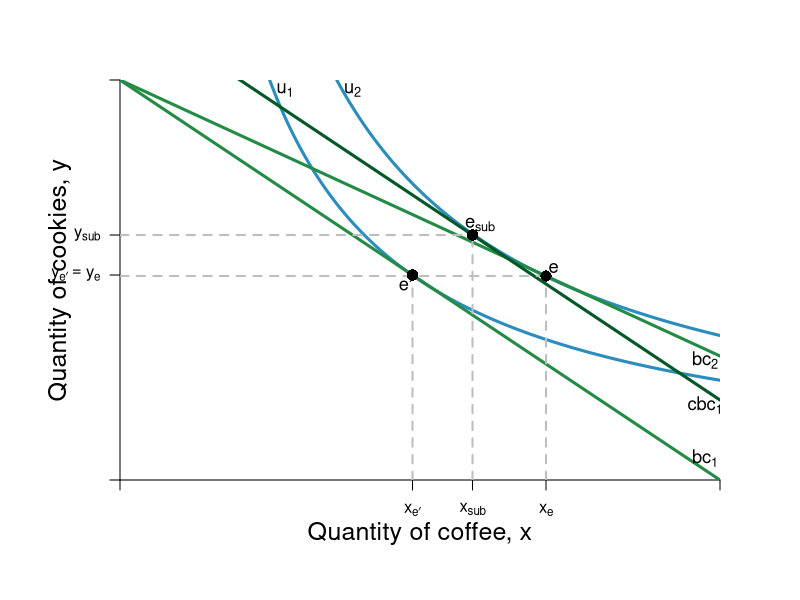

Write the R code that produced this figure.
#Graph Designer: Simon Halliday
#Authors: Bowles, Foley and Halliday
#Title: Coordination, Conflict and Competition: A Text in Microeconomics

library(shape)
require(shape)
pdf(file = "indmarketdemand/decomposition_cd.pdf", width = 10, height = 8)

#Set parameters for graphics
axislabelsize <- 1.5
labelsize <- 1.1
graphlinewidth <- 3
segmentlinewidth <- 2

COL <- c("#7fc97f", "#beaed4", "#fdc086", "#ffff99", "#386cb0", "#f0027f", "#bf5b17", "#666666")
COLA <- c("#e0f3db", "#99d8c9","#66c2a4","#41ae76", "#238b45", "#005824")
COLB <- c("#c6dbef", "#4eb3d3", "#2b8cbe", "#0868ac","#084081")
COLC <- c("#fcfbfd", "#efedf5", "#dadaeb", "#bcbddc", "#9e9ac8", "#807dba", "#6a51a3", "#54278f", "#3f007d")

#Edited the margins to cater for the larger LHS labels
par(mar =  c(6, 6, 4, 4))

#Original budget constraint and pivoted budget constraint

bc1 <- function(x) {
  40 - .5*x
}

bc2 <- function(x) {
  40 - .345*x
}

#Utility functions 

uFn <- function(x, y, alpha = 0.5){
  (x^alpha)*(y^(1-alpha))
}

#Compensated budget constraint parallel to bc1

cbc1 <- function(x, int = 48) {
  int - .5*x
}

#Add limits on axes and levels of utility for each indifference curve
ylims <- c(0, 40)
xlims <- c(0, 80)

npts <- 501 
x <- seq(xlims[1], xlims[2], length.out = npts)
y <- seq(ylims[1], ylims[2], length.out = npts) 

a <- c(28.25, 34) #alpha = 0.6

plot(0, 0, xlim = xlims, ylim = ylims, type = "n",
     xlab = expression(paste("")),
     ylab = expression(paste("")), 
     xaxt = "n", 
     yaxt = "n", 
     cex.lab = axislabelsize, 
     bty = "n", 
     xaxs="i", 
     yaxs="i"
)

#x and y limits with plain axes without ticks/numbers to match previous graph

ticksx <- c(0, 39, 47, 56.8, xlims[2])
xlabels <- c(NA, expression(paste(x[e*minute])), expression(paste(x[sub])) , expression(paste(x[e])), NA)
ticksy <- c(0, bc1(39), cbc1(47), ylims[2])
ylabels <- c(NA, expression(paste(y[e*minute] == y[e])), expression(paste(y[sub])), NA)

axis(1, at = ticksx,  pos = 0, labels = xlabels)
axis(2, at = ticksy,  pos = 0, labels = ylabels, las = 1)

npts <- 500 
xx1 <- seq(xlims[1], xlims[2], length.out = npts)
xx2 <- seq(0, xlims[2], length.out = npts)
xx3 <- seq(xlims[1], 0, length.out = npts)
xx4 <- seq(-11, 0, length.out = npts)

contour(x, y, 
        outer(x, y, uFn),
        drawlabels = FALSE,
        col = COLB[3],
        lwd = graphlinewidth,
        levels = a, 
        xaxs="i", 
        yaxs="i", 
        add = TRUE)

#Axis labels
mtext(expression(paste("Quantity of coffee, x")), side = 1, line = 2.5, cex = axislabelsize)
text(-8, 0.5*ylims[2], expression(paste("Quantity of cookies, y")), xpd = TRUE, cex = axislabelsize, srt = 90) 

lines(xx1, bc1(xx1), col = COLA[5], lwd = graphlinewidth)
lines(xx1, bc2(xx1), col = COLA[5], lwd = graphlinewidth)
lines(xx1, cbc1(xx1), col = COLA[6], lwd = graphlinewidth)


#Label curves

text(22, 39, expression(u[1]), cex = labelsize)
text(31, 39, expression(u[2]), cex = labelsize)
text(78, 2.2, expression(bc[1]), cex = labelsize)
text(78, 12, expression(bc[2]), cex = labelsize)
text(78, 7.5, expression(cbc[1]), cex = labelsize)

#Label points e-sub, e, e'

text(47 + 1, cbc1(47) + 1, expression(paste(e[sub])), cex = labelsize)
segments(47, 0, 47, cbc1(x = 47), lty = 2, col = "gray", lwd = segmentlinewidth)
segments(0, cbc1(x = 47), 47, cbc1(47), lty = 2, col = "gray", lwd = segmentlinewidth)
points(47, cbc1(x = 47), pch = 16, col = "black", cex = 1.5)

text(57.8, bc2(56.8)+.8, expression(paste("e")), cex = labelsize)
segments(56.8, 0, 56.8, bc2(x = 56.8), lty = 2, col = "gray", lwd = segmentlinewidth)
segments(0, bc2(x = 56.8), 56, bc2(x = 56.8), lty = 2, col = "gray", lwd = segmentlinewidth)
points(56.8, bc2(x = 56.8), pch = 16, col = "black", cex = 1.5)

text(39 - 0.9, bc1(39) - .9, expression(paste(e*minute)), cex = labelsize)
segments(39, 0, 39, bc1(x = 39), lty = 2, col = "gray", lwd = segmentlinewidth)
points(39, bc1(x = 39), pch = 16, col = "black", cex = 1.5)


#Label y-sub,x-sub,etc. on axes

#text(37.5, -.9, expression(paste(x[sub])), xpd = TRUE, cex = labelsize)
#text(40.8, -.9, expression(paste(x[e'])),  xpd = TRUE,  cex = labelsize)
#text(56.9, -.9, expression(paste(x[e])),  xpd = TRUE, cex = labelsize)

#text(-2, cbc1(47), expression(paste(y[sub])), xpd = TRUE, cex = labelsize)
#text(-2, bc1(39) + .5, expression(paste(y[e*minute] == y[e])),  xpd = TRUE,  cex = labelsize)
#text(-2, bc1(39) - 1, expression(paste(y[e])),  xpd = TRUE, cex = labelsize)



dev.off()
